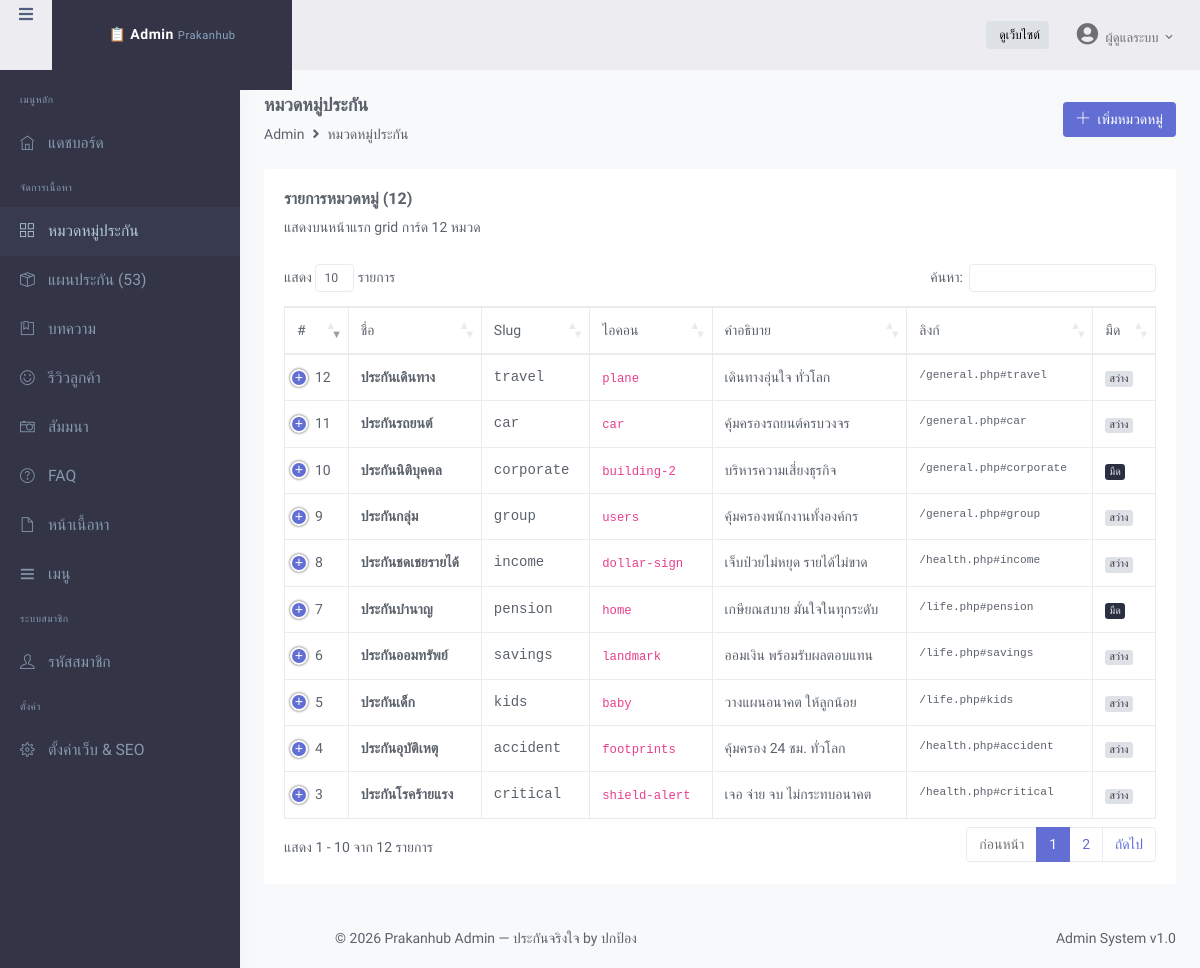
Screenshot of /admin/categories.php (signed in) with the database file from the repository.
### tables this page shows
CREATE TABLE IF NOT EXISTS categories (
    id INT UNSIGNED AUTO_INCREMENT PRIMARY KEY,
    title VARCHAR(100) NOT NULL,
    slug VARCHAR(100) NOT NULL UNIQUE,
    icon VARCHAR(50) NOT NULL DEFAULT 'shield',
    description VARCHAR(255) NOT NULL DEFAULT '',
    link_url VARCHAR(255) NOT NULL DEFAULT '',
    is_dark TINYINT(1) NOT NULL DEFAULT 0,
    sort_order INT NOT NULL DEFAULT 0,
    is_active TINYINT(1) NOT NULL DEFAULT 1
);

### admin/includes/auth.php (called while the page is built, shortened)
<?php
function admin_name(): string {
    return $_SESSION['admin_name'] ?? 'Admin';
}
function admin_e(?string $s): string {
    return htmlspecialchars((string)$s, ENT_QUOTES, 'UTF-8');
}

### admin/categories.php (the view, shortened to what this page needs)
<?php
require_once __DIR__ . '/includes/auth.php';
$db = admin_db();
$adminMenu = 'categories';
$rows = $db->query('SELECT * FROM categories ORDER BY sort_order, id')->fetchAll();
include __DIR__ . '/includes/header.php';
?>
<div class="page-title-box">
    <div class="row align-items-center">
        <div class="col-md-8">
            <h6 class="page-title">หมวดหมู่ประกัน</h6>
            <ol class="breadcrumb m-0">
                <li class="breadcrumb-item"><a href="index.php">Admin</a></li>
                <li class="breadcrumb-item active">หมวดหมู่ประกัน</li>
            </ol>
        </div>
        <div class="col-md-4">
            <div class="float-end">
                <button class="btn btn-primary waves-effect" data-bs-toggle="modal" data-bs-target="#catModal" onclick="resetForm()"><i class="ti ti-plus me-1"></i> เพิ่มหมวดหมู่</button>
            </div>
        </div>
    </div>
</div>
<div class="row">
    <div class="col-12">
        <div class="card">
            <div class="card-body">
                <h4 class="card-title">รายการหมวดหมู่ (<?= count($rows) ?>)</h4>
                <p class="card-title-desc">แสดงบนหน้าแรก grid การ์ด 12 หมวด</p>
                <div class="table-responsive">
                    <table class="table table-bordered dt-responsive nowrap datatable" style="width:100%">
                        <thead>
                        <tr>
                            <th>#</th><th>ชื่อ</th><th>Slug</th><th>ไอคอน</th><th>คำอธิบาย</th><th>ลิงก์</th><th>มืด</th><th>แสดง</th><th style="width:140px">จัดการ</th>
                        </tr>
                        </thead>
                        <tbody>
                        <?php foreach ($rows as $r): ?>
                            <tr>
                                <td><?= (int)$r['sort_order'] ?></td>
                                <td class="fw-semibold"><?= admin_e($r['title']) ?></td>
                                <td class="font-monospace"><?= admin_e($r['slug']) ?></td>
                                <td><code><?= admin_e($r['icon']) ?></code></td>
                                <td class="text-truncate" style="max-width:220px"><?= admin_e($r['description']) ?></td>
                                <td class="font-monospace small"><?= admin_e($r['link_url']) ?></td>
                                <td><?= $r['is_dark'] ? '<span class="badge bg-dark">มืด</span>' : '<span class="badge bg-light text-dark">สว่าง</span>' ?></td>
                            </tr>
                        <?php endforeach; ?>
                        </tbody>
                    </table>
                </div>
            </div>
        </div>
    </div>
</div>
<?php include __DIR__ . '/includes/footer.php'; ?>

### admin/includes/header.php (shortened to what this page needs)
<?php
$adminMenu = isset($adminMenu) ? $adminMenu : 'dashboard';
?>
<!DOCTYPE html>
<html lang="th">
<head>
    <link rel="stylesheet" href="assets/css/bootstrap.min.css" id="bootstrap-style">
    <link rel="stylesheet" href="assets/css/icons.min.css">
    <link rel="stylesheet" href="assets/css/app.min.css" id="app-style">
</head>
<body data-sidebar="dark" data-layout-mode="light">
<div id="layout-wrapper">
    <header id="page-topbar">
        <div class="navbar-header">
            <div class="d-flex">
                <button type="button" class="btn btn-sm px-3 font-size-16 header-item waves-effect" id="vertical-menu-btn">
                    <i class="fa fa-fw fa-bars"></i>
                </button>
                <div class="navbar-brand-box">
                    <a href="index.php" class="logo logo-light">
                        <span class="logo-lg sidebar-logo d-inline-block"><span>📋 Admin</span> <small>Prakanhub</small></span>
                    </a>
                </div>
            </div>
            <div class="d-flex ms-auto align-items-center">
                <a href="../index.php" target="_blank" class="btn btn-sm btn-light me-3 d-none d-md-inline-flex align-items-center gap-1 waves-effect">
                    <i class="fa fa-external-link"></i> ดูเว็บไซต์
                </a>
                <div class="dropdown d-inline-block">
                    <button type="button" class="btn header-item waves-effect" data-bs-toggle="dropdown" aria-haspopup="true">
                        <i class="fa fa-user-circle font-size-22 text-muted"></i>
                        <span class="ms-1 d-none d-sm-inline-block text-muted font-size-13 fw-medium"><?= admin_e(admin_name()) ?></span>
                        <i class="mdi mdi-chevron-down d-none d-sm-inline-block text-muted"></i>
                    </button>
                </div>
            </div>
        </div>
    </header>
    <div class="vertical-menu">
        <div data-simplebar class="h-100">
            <div id="sidebar-menu">
                <ul class="metismenu list-unstyled" id="side-menu">
                    <li class="menu-title">เมนูหลัก</li>
                    <li><a href="index.php" class="waves-effect <?= $adminMenu === 'dashboard' ? 'active' : '' ?>"><i class="ti ti-home"></i><span>แดชบอร์ด</span></a></li>
                    <li class="menu-title">จัดการเนื้อหา</li>
                    <li><a href="categories.php" class="waves-effect <?= $adminMenu === 'categories' ? 'active' : '' ?>"><i class="ti ti-layout-grid2"></i><span>หมวดหมู่ประกัน</span></a></li>
                    <li><a href="products.php" class="waves-effect <?= $adminMenu === 'products' ? 'active' : '' ?>"><i class="ti ti-package"></i><span>แผนประกัน (53)</span></a></li>
                    <li><a href="articles.php" class="waves-effect <?= $adminMenu === 'articles' ? 'active' : '' ?>"><i class="ti ti-bookmark-alt"></i><span>บทความ</span></a></li>
                    <li><a href="testimonials.php" class="waves-effect <?= $adminMenu === 'testimonials' ? 'active' : '' ?>"><i class="ti ti-face-smile"></i><span>รีวิวลูกค้า</span></a></li>
                    <li><a href="seminars.php" class="waves-effect <?= $adminMenu === 'seminars' ? 'active' : '' ?>"><i class="ti ti-camera"></i><span>สัมมนา</span></a></li>
                    <li><a href="faqs.php" class="waves-effect <?= $adminMenu === 'faqs' ? 'active' : '' ?>"><i class="ti ti-help-alt"></i><span>FAQ</span></a></li>
                    <li><a href="pages.php" class="waves-effect <?= $adminMenu === 'pages' ? 'active' : '' ?>"><i class="ti ti-file"></i><span>หน้าเนื้อหา</span></a></li>
                    <li><a href="menus.php" class="waves-effect <?= $adminMenu === 'menus' ? 'active' : '' ?>"><i class="ti ti-menu"></i><span>เมนู</span></a></li>
                    <li class="menu-title">ระบบสมาชิก</li>
                    <li><a href="members.php" class="waves-effect <?= $adminMenu === 'members' ? 'active' : '' ?>"><i class="ti ti-user"></i><span>รหัสสมาชิก</span></a></li>
                    <li class="menu-title">ตั้งค่า</li>
                    <li><a href="settings.php" class="waves-effect <?= $adminMenu === 'settings' ? 'active' : '' ?>"><i class="ti ti-settings"></i><span>ตั้งค่าเว็บ & SEO</span></a></li>
                </ul>
            </div>
        </div>
    </div>
    <div class="main-content">
        <div class="page-content">
            <div class="container-fluid">

### admin/includes/footer.php (shortened to what this page needs)
            </div>
        </div>
        <footer class="footer">
            <div class="container-fluid">
                <div class="row">
                    <div class="col-sm-6">© <?= date('Y') ?> Prakanhub Admin — ประกันจริงใจ by ปกป้อง</div>
                    <div class="col-sm-6"><div class="text-sm-end d-none d-sm-block">Admin System v1.0</div></div>
                </div>
            </div>
        </footer>
    </div>
</div>
<?php if (!empty($adminDataTable)): ?>
<link rel="stylesheet" href="assets/libs/datatables.net-bs4/css/dataTables.bootstrap4.min.css">
<link rel="stylesheet" href="assets/libs/datatables.net-responsive-bs4/css/responsive.bootstrap4.min.css">
<?php endif; ?>
</body>
</html>

### admin/includes/header.php (style rules this page uses)
body { font-family: 'Prompt', 'Sarabun', sans-serif; }
.card-title { font-weight: 700; }
.sidebar-logo { padding: 1.2rem 1.5rem; font-weight: 800; letter-spacing: .5px; }
.sidebar-logo span { color: #fff; }
.sidebar-logo small { color: #8ba4c0; font-weight: 500; }

### rows the page displays
categories: sort_order "3", title "ประกันโรคร้ายแรง", slug "critical", icon "shield-alert", description "เจอ จ่าย จบ ไม่กระทบอนาคต", link_url "/health.php#critical", is_dark "สว่าง"
categories: sort_order "4", title "ประกันอุบัติเหตุ", slug "accident", icon "footprints", description "คุ้มครอง 24 ชม. ทั่วโลก", link_url "/health.php#accident", is_dark "สว่าง"
categories: sort_order "5", title "ประกันเด็ก", slug "kids", icon "baby", description "วางแผนอนาคต ให้ลูกน้อย", link_url "/life.php#kids", is_dark "สว่าง"
categories: sort_order "6", title "ประกันออมทรัพย์", slug "savings", icon "landmark", description "ออมเงิน พร้อมรับผลตอบแทน", link_url "/life.php#savings", is_dark "สว่าง"
categories: sort_order "7", title "ประกันบำนาญ", slug "pension", icon "home", description "เกษียณสบาย มั่นใจในทุกระดับ", link_url "/life.php#pension", is_dark "มืด"
categories: sort_order "8", title "ประกันชดเชยรายได้", slug "income", icon "dollar-sign", description "เจ็บป่วยไม่หยุด รายได้ไม่ขาด", link_url "/health.php#income", is_dark "สว่าง"
categories: sort_order "9", title "ประกันกลุ่ม", slug "group", icon "users", description "คุ้มครองพนักงานทั้งองค์กร", link_url "/general.php#group", is_dark "สว่าง"
categories: sort_order "10", title "ประกันนิติบุคคล", slug "corporate", icon "building-2", description "บริหารความเสี่ยงธุรกิจ", link_url "/general.php#corporate", is_dark "มืด"
categories: sort_order "11", title "ประกันรถยนต์", slug "car", icon "car", description "คุ้มครองรถยนต์ครบวงจร", link_url "/general.php#car", is_dark "สว่าง"
categories: sort_order "12", title "ประกันเดินทาง", slug "travel", icon "plane", description "เดินทางอุ่นใจ ทั่วโลก", link_url "/general.php#travel", is_dark "สว่าง"

### other values shown
admin_e(admin_name()) "ผู้ดูแลระบบ"
count($rows) "12"
